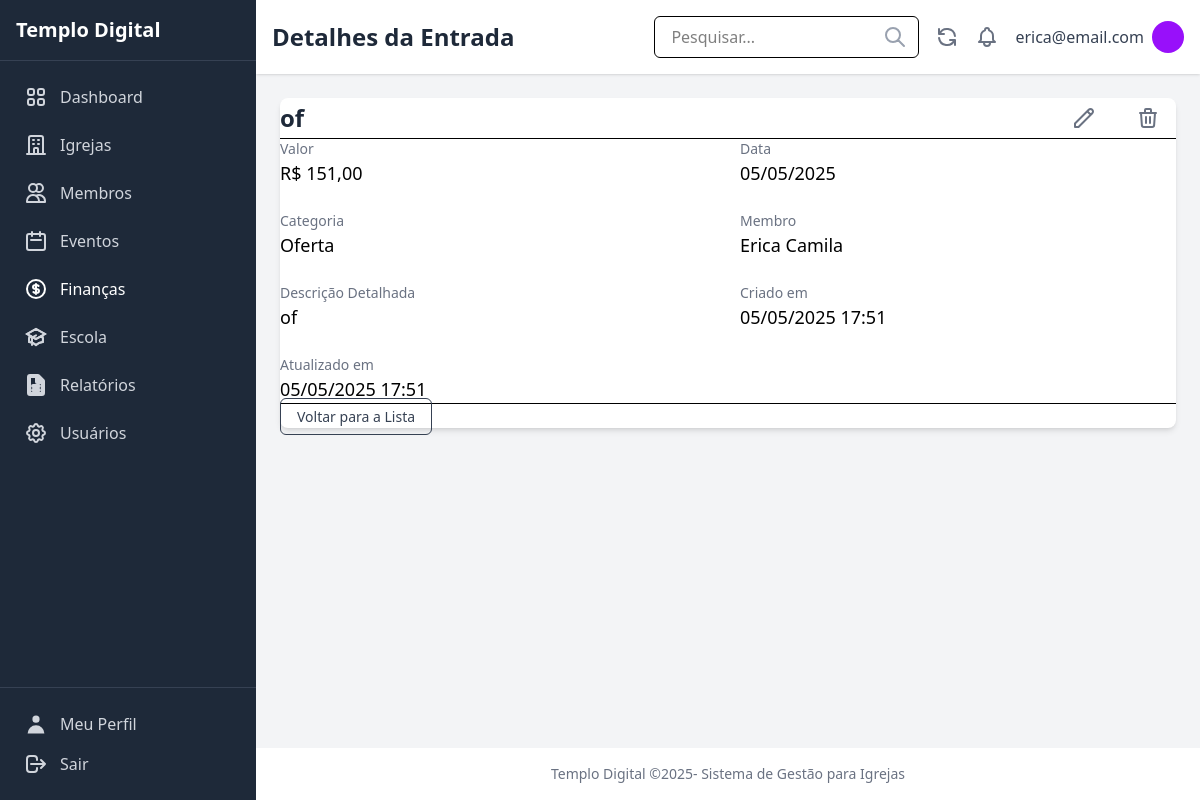
/financas/entradas/2/ (signed in), run on the app's committed database.
### users/models.py (models this page shows, shortened)
class CustomUser(AbstractUser):
    ROLE_CHOICES = [
        ('admin', 'Administrador'),
        ('pastor', 'Pastor'),
        ('secretario', 'Secretário'),
        ('tesoureiro', 'Tesoureiro'),
        ('lider', 'Líder'),
        ('membro', 'Membro'),
    ]
    role = models.CharField(
        _('Função'),
        max_length=20,
        choices=ROLE_CHOICES,
        default='membro',
        help_text=_('Define o nível de permissão do usuário no sistema')
    )
    phone = models.CharField(
        _('Telefone'),
        max_length=20,
        blank=True,
        null=True
    )
    address = models.TextField(
        _('Endereço'),
        blank=True,
        null=True
    )
    profile_image = models.ImageField(
        _('Imagem de Perfil'),
        upload_to='profile_images/',
        blank=True,
        null=True
    )
    class Meta:
        verbose_name = _('Usuário')
        verbose_name_plural = _('Usuários')

### finances/models.py (models this page shows, shortened)
class Income(models.Model):
    PAYMENT_METHOD_CHOICES = [
        ('dinheiro', 'Dinheiro'),
        ('pix', 'PIX'),
        ('cartao', 'Cartão'),
        ('transferencia', 'Transferência'),
        ('cheque', 'Cheque'),
        ('outro', 'Outro'),
    ]
    date = models.DateField(verbose_name="Data")
    amount = models.DecimalField(max_digits=10, decimal_places=2, verbose_name="Valor")
    description = models.CharField(max_length=255, verbose_name="Descrição")
    category = models.ForeignKey(Category, on_delete=models.PROTECT, verbose_name="Categoria")
    church = models.ForeignKey(Church, on_delete=models.CASCADE, verbose_name="Igreja")
    member = models.ForeignKey(Member, on_delete=models.SET_NULL, null=True, blank=True, verbose_name="Membro")
    payment_method = models.CharField(max_length=15, choices=PAYMENT_METHOD_CHOICES, default='dinheiro', verbose_name="Forma de Pagamento")
    receipt = models.FileField(upload_to='comprovantes/entradas/', null=True, blank=True, verbose_name="Comprovante")
    created_at = models.DateTimeField(auto_now_add=True, verbose_name="Criado em")
    updated_at = models.DateTimeField(auto_now=True, verbose_name="Atualizado em")
    class Meta:
        verbose_name = "Entrada"
        verbose_name_plural = "Entradas"
        ordering = ['-date']

class Category(models.Model):
    TYPE_CHOICES = [
        ('entrada', 'Entrada'),
        ('saida', 'Saída'),
        ('ambos', 'Ambos'),
    ]
    name = models.CharField(max_length=100, verbose_name="Nome")
    category_type = models.CharField(max_length=10, choices=TYPE_CHOICES, default='ambos', verbose_name="Tipo")
    description = models.TextField(blank=True, null=True, verbose_name="Descrição")
    class Meta:
        verbose_name = "Categoria"
        verbose_name_plural = "Categorias"
        ordering = ['name']

### members/models.py (models this page shows, shortened)
class Member(models.Model):
    MEMBER_TYPE_CHOICES = [
        ("membro", "Membro"),
        ("visitante", "Visitante"),
        ("obreiro", "Obreiro"),
    ]
    GENDER_CHOICES = [
        ("M", "Masculino"),
        ("F", "Feminino"),
        ("O", "Outro"),
    ]
    MARITAL_STATUS_CHOICES = [
        ("solteiro", "Solteiro(a)"),
        ("casado", "Casado(a)"),
        ("divorciado", "Divorciado(a)"),
        ("viuvo", "Viúvo(a)"),
    ]
    STATUS_CHOICES = [
        ("ativo", "Ativo"),
        ("inativo", "Inativo"),
        ("transferido", "Transferido"),
        ("disciplina", "Em Disciplina"),
        ("visitante", "Visitante"),
    ]
    user = models.OneToOneField(settings.AUTH_USER_MODEL, on_delete=models.SET_NULL, null=True, blank=True, verbose_name="Usuário do Sistema")
    name = models.CharField(max_length=255, verbose_name="Nome Completo")
    birth_date = models.DateField(null=True, blank=True, verbose_name="Data de Nascimento")
    gender = models.CharField(max_length=10, choices=GENDER_CHOICES, null=True, blank=True, verbose_name="Sexo")
    marital_status = models.CharField(max_length=15, choices=MARITAL_STATUS_CHOICES, null=True, blank=True, verbose_name="Estado Civil")
    address = models.TextField(blank=True, null=True, verbose_name="Endereço")
    phone = models.CharField(max_length=20, blank=True, null=True, verbose_name="Telefone")
    email = models.EmailField(blank=True, null=True, verbose_name="Email")
    baptism_date = models.DateField(null=True, blank=True, verbose_name="Data de Batismo")
    join_date = models.DateField(blank=True, null=True, verbose_name="Data de Ingresso")
    origin_church = models.CharField(max_length=255, blank=True, null=True, verbose_name="Igreja de Origem")
    member_type = models.CharField(max_length=50, choices=MEMBER_TYPE_CHOICES, default="membro", verbose_name="Tipo de Membro") # Pode ser redundante com role
    role = models.CharField(max_length=100, blank=True, null=True, verbose_name="Cargo/Função")
    status = models.CharField(max_length=15, choices=STATUS_CHOICES, default="ativo", verbose_name="Status")
    church = models.ForeignKey(Church, on_delete=models.SET_NULL, null=True, blank=True, related_name="members", verbose_name="Igreja Atual")
    photo = models.ImageField(upload_to='member_photos/', null=True, blank=True, verbose_name="Foto")
    notes = models.TextField(blank=True, null=True, verbose_name="Observações")
    created_at = models.DateTimeField(auto_now_add=True, verbose_name="Criado em")
    updated_at = models.DateTimeField(auto_now=True, verbose_name="Atualizado em")
    class Meta:
        verbose_name = "Membro"
        verbose_name_plural = "Membros"
        ordering = ["name"]

### finances/views.py (the view)
# urls.py: path('entradas/<int:pk>/', views.income_detail, name='income_detail'),
@login_required
def income_detail(request, pk):
    income = get_object_or_404(Income, pk=pk)
    return render(request, 'finances/income_detail.html', {
        'income': income,
        'active_menu': 'finances',
    })

### finances/templates/finances/income_detail.html (shortened to what this page needs)
{% extends "core/base.html" %}
{% load static %}
{% load humanize %}
{% block page_title %}Detalhes da Entrada{% endblock %}
{% block content %}
<div class="max-w-4xl mx-auto bg-white p-8 rounded-lg shadow-md">
    <div class="flex justify-between items-center mb-6 pb-4 border-b border-gray-200">
        <h2 class="text-2xl font-semibold text-gray-800">{{ income.description }}</h2>
        <div class="flex space-x-2">
            <a href="{% url 'finances:income_update' income.pk %}" class="px-4 py-2 bg-yellow-500 text-white rounded-md hover:bg-yellow-600 text-sm font-medium">
            </a>
            <a href="{% url 'finances:income_delete' income.pk %}" class="px-4 py-2 bg-red-600 text-white rounded-md hover:bg-red-700 text-sm font-medium">
            </a>
        </div>
    </div>
    <div class="grid grid-cols-1 md:grid-cols-2 gap-6">
        <div>
            <p class="text-sm font-medium text-gray-500">Valor</p>
            <p class="text-lg text-gray-900">R$ {{ income.amount|intcomma }}</p>
        </div>
        <div>
            <p class="text-sm font-medium text-gray-500">Data</p>
            <p class="text-lg text-gray-900">{{ income.date|date:"d/m/Y" }}</p>
        </div>
        <div>
            <p class="text-sm font-medium text-gray-500">Categoria</p>
            <p class="text-lg text-gray-900">{{ income.category.name|default:"Sem categoria" }}</p>
        </div>
        <div>
            <p class="text-sm font-medium text-gray-500">Membro</p>
            <p class="text-lg text-gray-900">{{ income.member.name|default:"Não especificado" }}</p>
        </div>
        <div class="md:col-span-2">
            <p class="text-sm font-medium text-gray-500">Descrição Detalhada</p>
            <p class="text-lg text-gray-900">{{ income.description|linebreaksbr|default:"Nenhuma descrição fornecida." }}</p>
        </div>
        <div>
            <p class="text-sm font-medium text-gray-500">Criado em</p>
            <p class="text-lg text-gray-900">{{ income.created_at|date:"d/m/Y H:i" }}</p>
        </div>
        <div>
            <p class="text-sm font-medium text-gray-500">Atualizado em</p>
            <p class="text-lg text-gray-900">{{ income.updated_at|date:"d/m/Y H:i" }}</p>
        </div>
    </div>
    <div class="mt-8 border-t border-gray-200 pt-6">
        <a href="{% url 'finances:income_list' %}" class="px-4 py-2 border border-gray-300 rounded-md text-sm font-medium text-gray-700 hover:bg-gray-50 focus:outline-none focus:ring-2 focus:ring-offset-2 focus:ring-gray-500">
            Voltar para a Lista
        </a>
    </div>
</div>
{% endblock %}

### core/templates/core/base.html (shortened to what this page needs)
{% load static tailwind_tags %}
<!DOCTYPE html>
<html lang="pt-br">
  <head>
    {% tailwind_css %}
  </head>
  <body class="bg-gray-100 flex min-h-screen">
    {% if user.is_authenticated %}
      <aside class="w-64 bg-gray-800 text-white flex flex-col fixed inset-y-0 left-0">
        <div class="p-4 border-b border-gray-700">
          <h1 class="text-xl font-semibold">Templo Digital</h1>
        </div>
        <nav class="flex-grow p-4">
          <ul class="space-y-2">
            <li>
              <a href="{% url 'dashboard:index' %}"
                class="flex items-center p-2 {% if active_menu == 'dashboard' %}
                  bg-purple-700 text-white
                {% else %}
                  text-gray-300 hover:bg-gray-700 hover:text-white
                {% endif %} rounded-md">
                <span class="ml-3">Dashboard</span>
              </a>
            </li>
            <li>
              <a href="{% url 'churches:church_list' %}"
                class="flex items-center p-2 {% if active_menu == 'churches' %}
                  bg-purple-700 text-white
                {% else %}
                  text-gray-300 hover:bg-gray-700 hover:text-white
                {% endif %} rounded-md">
                <span class="ml-3">Igrejas</span>
              </a>
            </li>
            <li>
              <a href="{% url 'members:member_list' %}"
                class="flex items-center p-2 {% if active_menu == 'members' %}
                  bg-purple-700 text-white
                {% else %}
                  text-gray-300 hover:bg-gray-700 hover:text-white
                {% endif %} rounded-md">
                {% include 'icons/members.html' %}
                <span class="ml-3">Membros</span>
              </a>
            </li>
            <li>
              <a href="{% url 'events:event_list' %}"
                class="flex items-center p-2 {% if active_menu == 'events' %}
                  bg-purple-700 text-white
                {% else %}
                  text-gray-300 hover:bg-gray-700 hover:text-white
                {% endif %} rounded-md">
                {% include 'icons/events.html' %}
                <span class="ml-3">Eventos</span>
              </a>
            </li>
            <li>
              <a href="{% url 'finances:income_list' %}"
                class="flex items-center p-2 {% if active_menu == 'finances' %}
                  bg-purple-700 text-white
                {% else %}
                  text-gray-300 hover:bg-gray-700 hover:text-white
                {% endif %} rounded-md">
                <span class="ml-3">Finanças</span>
              </a>
            </li>
            <li>
              <a href="{% url 'school:school_class_list' %}"
                class="flex items-center p-2 {% if active_menu == 'school' %}
                  bg-purple-700 text-white
                {% else %}
                  text-gray-300 hover:bg-gray-700 hover:text-white
                {% endif %} rounded-md">
                <span class="ml-3">Escola</span>
              </a>
            </li>
            <li>
              <a href="{% url 'reports:index' %}"
                class="flex items-center p-2 {% if active_menu == 'reports' %}
                  bg-purple-700 text-white
                {% else %}
                  text-gray-300 hover:bg-gray-700 hover:text-white
                {% endif %} rounded-md">
                <span class="ml-3">Relatórios</span>
              </a>
            </li>
            {% if user.role == 'admin' %}
              <li>
                <a href="{% url 'users:user_list' %}"
                  class="flex items-center p-2 {% if active_menu == 'users' %}
                    bg-purple-700 text-white
                  {% else %}
                    text-gray-300 hover:bg-gray-700 hover:text-white
                  {% endif %} rounded-md">
                  <span class="ml-3">Usuários</span>
                </a>
              </li>
            {% endif %}
          </ul>
        </nav>
        <div class="p-4 border-t border-gray-700">
          <a href="{% url 'users:profile' %}" class="flex items-center p-2 text-gray-300 hover:bg-gray-700 hover:text-white rounded-md mb-2">
            {% include 'icons/profile.html' %}
            <span class="ml-3">Meu Perfil</span>
          </a>
          <form method="post" action="{% url 'users:logout' %}">
            <span class="flex items-center p-2 text-gray-300 hover:bg-gray-700 hover:text-white rounded-md cursor:pointer">
              <button type="submit"  class="flex items-center w-full">
                {% include 'icons/logout.html' %}
                <span class="ml-3">Sair</span>
              </button>
            </span>
          </form>
        </div>
      </aside>
    {% endif %}
    {% if user.is_authenticated %}
    <div class="flex-1 flex flex-col ml-64">
    {% else %}
    <div class="flex-1 flex flex-col">
    {% endif %}
        {% if user.is_authenticated %}
      <header class="bg-white shadow-sm p-4 flex justify-between items-center">
        <div>
          <h1 class="text-2xl font-semibold text-gray-800">
            {% block page_title %}{% endblock %}
          </h1>
        </div>
        <div class="flex items-center space-x-4">
          <div class="relative">
            <input type="text" placeholder="Pesquisar..." class="px-4 py-2 border rounded-md focus:outline-none focus:ring-2 focus:ring-purple-600" />
            <span class="absolute right-3 top-1/2 transform -translate-y-1/2 text-gray-400">{% include 'icons/pesquisar.html' %}</span>
          </div>
          <button class="text-gray-500 hover:text-gray-700">{% include 'icons/atualizar.html' %}</button>
          <button class="text-gray-500 hover:text-gray-700">{% include 'icons/notificacoes.html' %}</button>
          <div class="flex items-center space-x-2">
            <span class="text-gray-700">{{ user.get_full_name|default:user.username }}</span>
            {% if user.profile_image %}
              <img src="{{ user.profile_image.url }}" alt="User Avatar" class="w-8 h-8 rounded-full" />
            {% else %}
              <div class="w-8 h-8 rounded-full bg-purple-600 flex items-center justify-center text-white">{{ user.first_name|first|upper }}{{ user.last_name|first|upper }}</div>
            {% endif %}
          </div>
        </div>
      </header>
        {% endif %}
      <main class="flex-grow p-6">
        {% block content %}{% endblock %}
      </main>
      {% if user.is_authenticated %}
      <footer class="bg-white text-center p-4 text-sm text-gray-500 mt-auto">
        <p>
          Templo Digital ©{% now 'Y' %}- Sistema de Gestão para Igrejas
        </p>
      </footer>
        {% endif %}
    </div>
  </body>
</html>

### data on the page
CustomUser: get_full_name "erica@email.com"
Income: description "of", amount "151,00", date "05/05/2025", category.name "Oferta", member.name "Erica Camila", created_at "05/05/2025 17:51", updated_at "05/05/2025 17:51"
